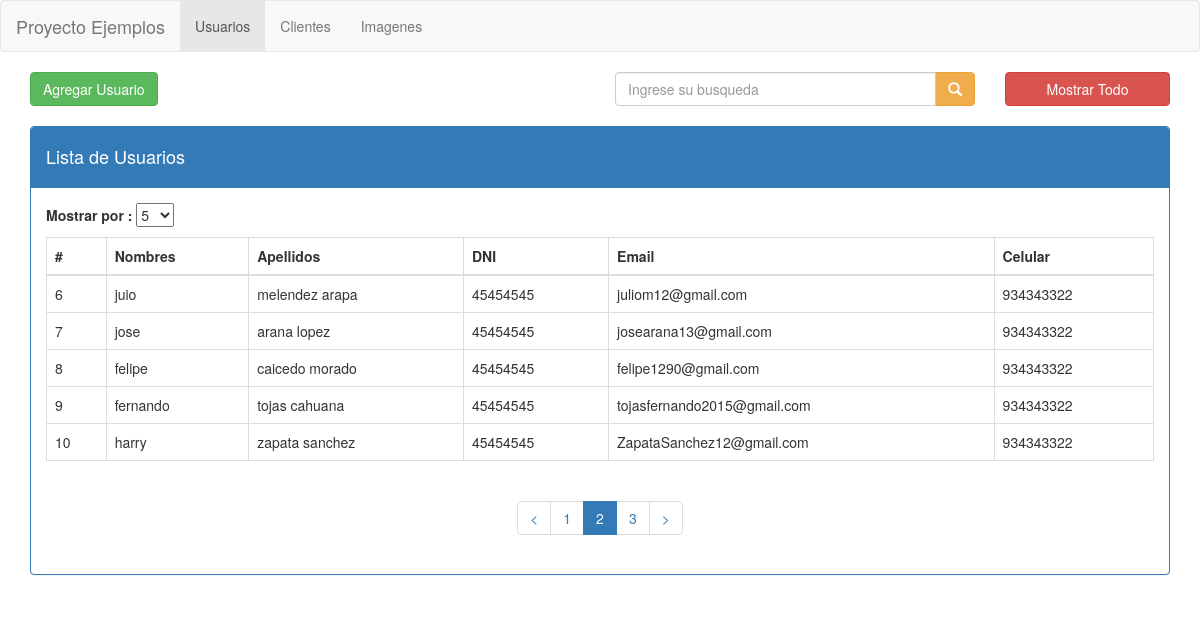
Screenshot of /usuarios/pagina/2 with the database file from the repository.
### tables this page shows
CREATE TABLE IF NOT EXISTS `usuarios` (
`id` int(11) NOT NULL,
  `nombres` varchar(250) NOT NULL,
  `apellidos` varchar(250) NOT NULL,
  `dni` varchar(20) NOT NULL,
  `email` varchar(250) NOT NULL,
  `celular` varchar(20) NOT NULL
);

### index.php (called while the page is built, shortened)
<?php
require_once BASEPATH.'core/CodeIgniter.php';

### application/models/Usuarios_model.php (called while the page is built, shortened)
<?php
class Usuarios_model extends CI_Model {
	public function buscar($buscar,$inicio = FALSE, $cantidadregistro = FALSE)
	{
		$this->db->like("nombres",$buscar);
		if ($inicio !== FALSE && $cantidadregistro !== FALSE) {
			$this->db->limit($cantidadregistro,$inicio);
		}
		$consulta = $this->db->get("usuarios");
		return $consulta->result();
	}
}

### application/views/usuarios.php (the view, shortened to what this page needs)
<!DOCTYPE html>
<html lang="en">
<head>
	<link rel="stylesheet" href="<?php echo base_url();?>assets/css/bootstrap.min.css">
</head>
<body>
	<nav class="navbar navbar-default">
	  	<div class="container-fluid">
	    	<div class="navbar-header">
	      		<a class="navbar-brand" href="<?php echo base_url();?>">Proyecto Ejemplos</a>
	    	</div>
	    	<div class="collapse navbar-collapse" id="bs-example-navbar-collapse-1">
	      		<ul class="nav navbar-nav">
	        		<li class="active"><a href="<?php echo base_url();?>usuarios">Usuarios <span class="sr-only">(current)</span></a></li>
	        		<li><a href="<?php echo base_url();?>clientes">Clientes</a></li>
	      			<li><a href="<?php echo base_url();?>imagenes">Imagenes</a></li>
	      		</ul>
	     	</div>
	  	</div>
	</nav>
	<div class="container">
		<div class="row">
			<div class="col-md-6">
				<a href="#" class="btn btn-success">Agregar Usuario</a>
			</div>
			<div class="col-md-4">
				<?php echo form_open('usuarios/busqueda'); ?>
					<div class="input-group">
						<?php if ($this->session->userdata("busqueda")) {
							 echo form_input(["type" => "text", "name" => "busqueda", "class" => "form-control", "placeholder" => "Ingrese su busqueda", "value" => $this->session->userdata("busqueda")]);
						}else{
							echo form_input(["type" => "text", "name" => "busqueda", "class" => "form-control", "placeholder" => "Ingrese su busqueda"]);
						} ?>
				      	<span class="input-group-btn">
				      		<?php echo form_button(["type" => "submit", "class" => "btn btn-warning", "content"=>"<span class='glyphicon glyphicon-search'></span>"]);?>
				      	</span>
				    </div>
				<?php echo form_close(); ?>
			</div>
			<div class="col-md-2">
				<?php echo form_open('usuarios/mostrar');?>
					<?php echo form_submit("", "Mostrar Todo", "class= 'btn btn-danger btn-block'");?>
				<?php echo form_close(); ?>
			</div>
		</div>
		<br>
		<div class="row">
			<div class="col-md-12">
				<div class="panel panel-primary">
					<div class="panel-heading">
						<h4>Lista de Usuarios</h4>
					</div>
					<div class="panel-body">
						<?php
							$options = array(
			                  '5'  => '5',
			                  '10'    => '10'
			                );
							$selected = "5";
						?>
						<p><strong>Mostrar por : </strong><?php  echo form_dropdown('cantidad', $options,$selected)?></p>
						<table class="table table-bordered">
							<thead>
								<tr>
									<th>#</th>
									<th>Nombres</th>
									<th>Apellidos</th>
									<th>DNI</th>
									<th>Email</th>
									<th>Celular</th>
								</tr>
							</thead>
							<tbody>
								<?php foreach ($usuarios as $usuario) { ?>
									<tr>
										<td><?php echo $usuario->id;?></td>
										<td><?php echo $usuario->nombres;?></td>
										<td><?php echo $usuario->apellidos;?></td>
										<td><?php echo $usuario->dni;?></td>
										<td><?php echo $usuario->email;?></td>
										<td><?php echo $usuario->celular;?></td>
									</tr>
								<?php } ?>
							</tbody>
						</table>
						<div class="text-center">
							<?php echo $this->pagination->create_links(); ?>
						</div>
					</div>
				</div>
			</div>
		</div>
	</div>
</body>
</html>

### rows the page displays
usuarios: id "6", nombres "juio", apellidos "melendez arapa", dni "45454545", email "juliom12@gmail.com", celular "934343322"
usuarios: id "7", nombres "jose", apellidos "arana lopez", dni "45454545", email "josearana13@gmail.com", celular "934343322"
usuarios: id "8", nombres "felipe", apellidos "caicedo morado", dni "45454545", email "felipe1290@gmail.com", celular "934343322"
usuarios: id "9", nombres "fernando", apellidos "tojas cahuana", dni "45454545", email "tojasfernando2015@gmail.com", celular "934343322"
usuarios: id "10", nombres "harry", apellidos "zapata sanchez", dni "45454545", email "ZapataSanchez12@gmail.com", celular "934343322"

### other values shown
$this->pagination->create_links() "< 1 2 3 >"
